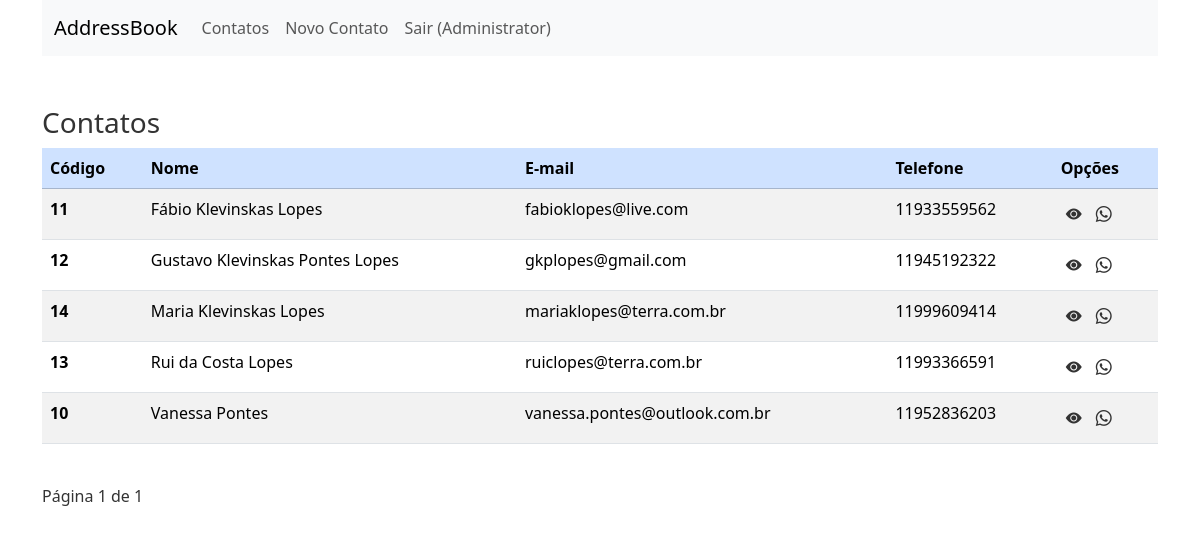
Before: / (signed in) with the older database file.
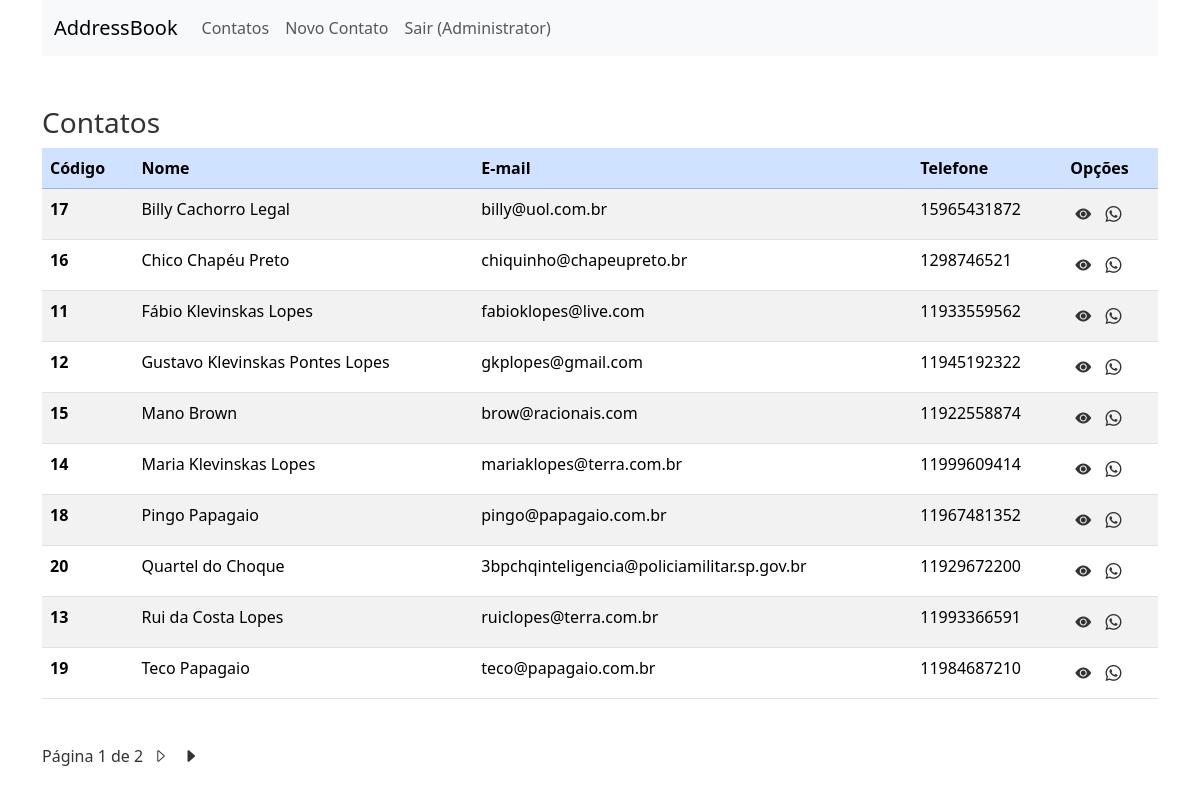
After: the same page with the newer database file.
### contatos/models.py (models this page shows, shortened)
class Contact(models.Model):
    class Meta:
        ordering = ['name']
    name = models.CharField(max_length=100, blank=False, null=False)
    email = models.EmailField(max_length=100, blank=False, null=False)
    phone = models.CharField(max_length=15, unique=True, blank=False, null=False)
    active = models.BooleanField(default=True)
    created_by = models.CharField(max_length=20, null=False, blank=False)
    created_at = models.DateTimeField(auto_now_add=True, blank=True, null=True)
    updated_at = models.DateTimeField(auto_now=True, blank=True, null=True)

### contatos/views.py (the view)
# urls.py: path('', views.contacts, name='principal'),
def contacts(request):
    contact_list = Contact.objects.all()
    paginator = Paginator(contact_list, 10)
    page_number = request.GET.get('page')
    page = paginator.get_page(page_number)
    return render(request, 'contacts.html', {"contact_list": contact_list, "page": page})

### templates/contacts.html (shortened to what this page needs)
{% extends 'template.html' %}
{% block content %}
    <div class="content">
        <h3>Contatos</h3>
        {% if user.is_authenticated %}
            {% if contact_list %}
                <table class="table table-striped table-hover">
                    <thead>
                    <tr class="table-primary">
                        <th scope="col">Código</th>
                        <th scope="col">Nome</th>
                        <th scope="col">E-mail</th>
                        <th scope="col">Telefone</th>
                        <th scope="col">Opções</th>
                    </tr>
                    </thead>
                    <tbody>
                    {% for c in page %}
                        <tr>
                            <th scope="row">{{ c.id }}</th>
                            <td>{{ c.name }}</td>
                            <td>{{ c.email }}</td>
                            <td>{{ c.phone }}</td>
                            <td class="align-center">
                                <a href="{% url 'view_contact' c.id %}"><i class="bi bi-eye-fill"></i></a>
                                <a href="https://web.whatsapp.com/send?phone={{ c.phone }}" target="_blank"><i class="bi bi-whatsapp"></i></a>
                            </td>
                        </tr>
                    {% endfor %}
                    </tbody>
                </table>
                <br>
                <div class="pagination">
                    <span class="step-links">
                        <span class="current">
                            Página {{ page.number }} de {{ page.paginator.num_pages }}
                        </span>
                        {% if page.has_next %}
                            <a href="?page={{ page.next_page_number }}"><i class="bi bi-caret-right" title="Próxima"></i></a>
                            <a href="?page={{ page.paginator.num_pages }}"><i class="bi bi-caret-right-fill" title="Última"></i></a>
                        {% endif %}
                    </span>
                </div>
            {% else %}
                <p>Você ainda não possui nenhum contato cadastrado</p>
            {% endif %}
        {% else %}
            <p>Faça o login para visualizar os contatos.</p>
        {% endif %}
    </div>
{% endblock %}

Changed rows visible on the page:
no longer on this page (row unchanged): Contact: id "10", name "Vanessa Pontes", email "vanessa.pontes@outlook.com.br", phone "11952836203"
added Contact: id "17", name "Billy Cachorro Legal", email "billy@uol.com.br", phone "15965431872"
added Contact: id "16", name "Chico Chapéu Preto", email "chiquinho@chapeupreto.br", phone "1298746521"
added Contact: id "15", name "Mano Brown", email "brow@racionais.com", phone "11922558874"
added Contact: id "18", name "Pingo Papagaio", email "pingo@papagaio.com.br", phone "11967481352"
added Contact: id "20", name "Quartel do Choque", email "3bpchqinteligencia@policiamilitar.sp.gov.br", phone "11929672200"
added Contact: id "19", name "Teco Papagaio", email "teco@papagaio.com.br", phone "11984687210"
Other visible differences:
{{ page.paginator.num_pages }}: "1" → "2"
